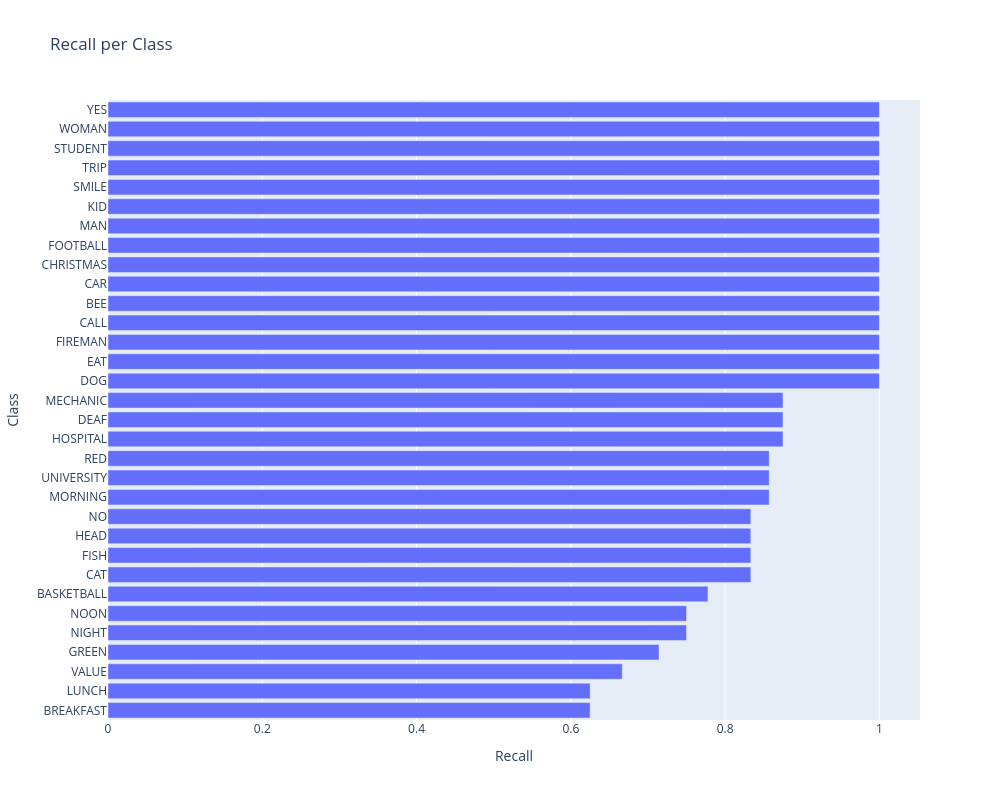

This figure's notebook cell:
### Code cell
from sklearn.metrics import recall_score

recalls = recall_score(
    y_true,
    y_pred,
    labels=labels_ids,
    average=None,
    zero_division=0
)

order = np.argsort(recalls)

fig = go.Figure(go.Bar(
    x=recalls[order],
    y=labels_names[order],
    orientation="h"
))

fig.update_layout(
    title="Recall per Class",
    xaxis_title="Recall",
    yaxis_title="Class",
    width=1000,
    height=800,
)

fig.show()

### Figure 1 — Plotly figure (JSON) as saved in the notebook; plotly's stock layout.template omitted (floating-point values rounded to 4 significant figures)
{"data": [{"orientation": "h", "type": "bar", "x": [0.625, 0.625, 0.6667, 0.7143, 0.75, 0.75, 0.7778, 0.8333, 0.8333, 0.8333, 0.8333, 0.8571, 0.8571, 0.8571, 0.875, 0.875, 0.875, 1.0, 1.0, 1.0, 1.0, 1.0, 1.0, 1.0, 1.0, 1.0, 1.0, 1.0, 1.0, 1.0, 1.0, 1.0], "y": ["BREAKFAST", "LUNCH", "VALUE", "GREEN", "NIGHT", "NOON", "BASKETBALL", "CAT", "FISH", "HEAD", "NO", "MORNING", "UNIVERSITY", "RED", "HOSPITAL", "DEAF", "MECHANIC", "DOG", "EAT", "FIREMAN", "CALL", "BEE", "CAR", "CHRISTMAS", "FOOTBALL", "MAN", "KID", "SMILE", "TRIP", "STUDENT", "WOMAN", "YES"]}], "layout": {"height": 800, "title": {"text": "Recall per Class"}, "width": 1000, "xaxis": {"title": {"text": "Recall"}}, "yaxis": {"title": {"text": "Class"}}}}
